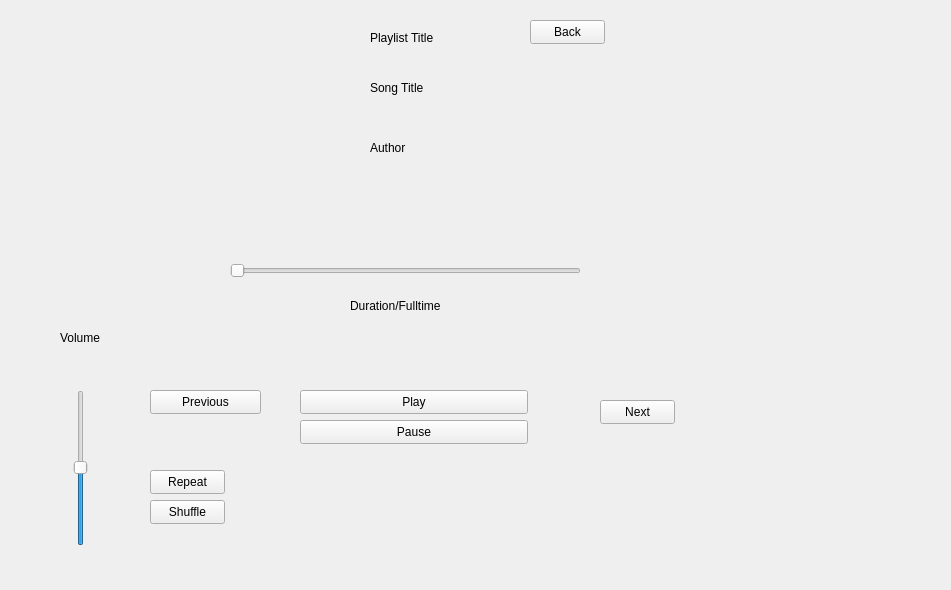
<?xml version="1.0" encoding="UTF-8"?>
<ui version="4.0">
 <class>player_screen</class>
 <widget class="QWidget" name="player_screen">
  <property name="geometry">
   <rect>
    <x>0</x>
    <y>0</y>
    <width>951</width>
    <height>590</height>
   </rect>
  </property>
  <property name="windowTitle">
   <string>Form</string>
  </property>
  <widget class="QPushButton" name="repeat_pb">
   <property name="geometry">
    <rect>
     <x>150</x>
     <y>470</y>
     <width>75</width>
     <height>24</height>
    </rect>
   </property>
   <property name="text">
    <string>Repeat</string>
   </property>
  </widget>
  <widget class="QPushButton" name="back_pb">
   <property name="geometry">
    <rect>
     <x>530</x>
     <y>20</y>
     <width>75</width>
     <height>24</height>
    </rect>
   </property>
   <property name="text">
    <string>Back</string>
   </property>
  </widget>
  <widget class="QLabel" name="volume_l">
   <property name="geometry">
    <rect>
     <x>60</x>
     <y>330</y>
     <width>40</width>
     <height>16</height>
    </rect>
   </property>
   <property name="text">
    <string>Volume</string>
   </property>
  </widget>
  <widget class="QLabel" name="title_l">
   <property name="geometry">
    <rect>
     <x>370</x>
     <y>80</y>
     <width>94</width>
     <height>16</height>
    </rect>
   </property>
   <property name="text">
    <string>Song Title</string>
   </property>
  </widget>
  <widget class="QLabel" name="author_l">
   <property name="geometry">
    <rect>
     <x>370</x>
     <y>140</y>
     <width>94</width>
     <height>16</height>
    </rect>
   </property>
   <property name="text">
    <string>Author</string>
   </property>
  </widget>
  <widget class="QSlider" name="songProgress_s">
   <property name="geometry">
    <rect>
     <x>230</x>
     <y>260</y>
     <width>351</width>
     <height>22</height>
    </rect>
   </property>
   <property name="orientation">
    <enum>Qt::Horizontal</enum>
   </property>
  </widget>
  <widget class="QLabel" name="songProgress_l">
   <property name="geometry">
    <rect>
     <x>350</x>
     <y>290</y>
     <width>94</width>
     <height>31</height>
    </rect>
   </property>
   <property name="text">
    <string>Duration/Fulltime</string>
   </property>
  </widget>
  <widget class="QPushButton" name="next_pb">
   <property name="geometry">
    <rect>
     <x>600</x>
     <y>400</y>
     <width>75</width>
     <height>24</height>
    </rect>
   </property>
   <property name="text">
    <string>Next</string>
   </property>
  </widget>
  <widget class="QPushButton" name="previous_pb">
   <property name="geometry">
    <rect>
     <x>150</x>
     <y>390</y>
     <width>111</width>
     <height>24</height>
    </rect>
   </property>
   <property name="text">
    <string>Previous</string>
   </property>
  </widget>
  <widget class="QPushButton" name="play_pb">
   <property name="geometry">
    <rect>
     <x>300</x>
     <y>390</y>
     <width>228</width>
     <height>24</height>
    </rect>
   </property>
   <property name="text">
    <string>Play</string>
   </property>
  </widget>
  <widget class="QPushButton" name="pause_pb">
   <property name="geometry">
    <rect>
     <x>300</x>
     <y>420</y>
     <width>228</width>
     <height>24</height>
    </rect>
   </property>
   <property name="text">
    <string>Pause</string>
   </property>
  </widget>
  <widget class="QSlider" name="volume_s">
   <property name="geometry">
    <rect>
     <x>70</x>
     <y>390</y>
     <width>22</width>
     <height>156</height>
    </rect>
   </property>
   <property name="value">
    <number>50</number>
   </property>
   <property name="orientation">
    <enum>Qt::Vertical</enum>
   </property>
  </widget>
  <widget class="QPushButton" name="shuffle_pb">
   <property name="geometry">
    <rect>
     <x>150</x>
     <y>500</y>
     <width>75</width>
     <height>24</height>
    </rect>
   </property>
   <property name="text">
    <string>Shuffle</string>
   </property>
  </widget>
  <widget class="QLabel" name="playlist_l">
   <property name="geometry">
    <rect>
     <x>370</x>
     <y>30</y>
     <width>101</width>
     <height>16</height>
    </rect>
   </property>
   <property name="text">
    <string>Playlist Title</string>
   </property>
  </widget>
 </widget>
 <resources/>
 <connections/>
</ui>
